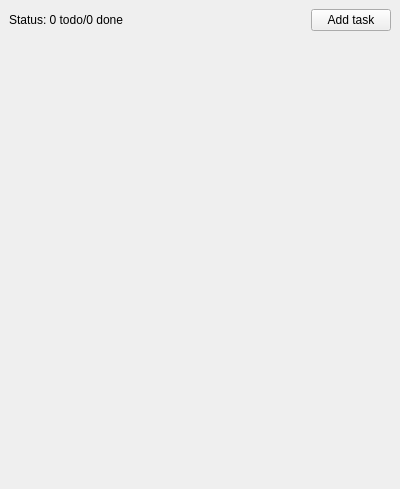
<?xml version="1.0" encoding="UTF-8"?>
<ui version="4.0">
 <class>MainWindow</class>
 <widget class="QMainWindow" name="MainWindow">
  <property name="geometry">
   <rect>
    <x>0</x>
    <y>0</y>
    <width>400</width>
    <height>489</height>
   </rect>
  </property>
  <property name="windowTitle">
   <string>Todo</string>
  </property>
  <widget class="QWidget" name="centralwidget">
   <layout class="QVBoxLayout" name="verticalLayout_2">
    <item>
     <layout class="QHBoxLayout" name="toolbarLayout">
      <item>
       <widget class="QLabel" name="statusLabel">
        <property name="text">
         <string>Status: 0 todo/0 done</string>
        </property>
       </widget>
      </item>
      <item>
       <spacer name="horizontalSpacer">
        <property name="orientation">
         <enum>Qt::Horizontal</enum>
        </property>
        <property name="sizeHint" stdset="0">
         <size>
          <width>40</width>
          <height>20</height>
         </size>
        </property>
       </spacer>
      </item>
      <item>
       <widget class="QPushButton" name="addTaskButton">
        <property name="text">
         <string>Add task</string>
        </property>
       </widget>
      </item>
     </layout>
    </item>
    <item>
     <layout class="QVBoxLayout" name="tasksLayout"/>
    </item>
    <item>
     <spacer name="verticalSpacer">
      <property name="orientation">
       <enum>Qt::Vertical</enum>
      </property>
      <property name="sizeHint" stdset="0">
       <size>
        <width>20</width>
        <height>427</height>
       </size>
      </property>
     </spacer>
    </item>
   </layout>
  </widget>
 </widget>
 <resources/>
 <connections/>
</ui>
